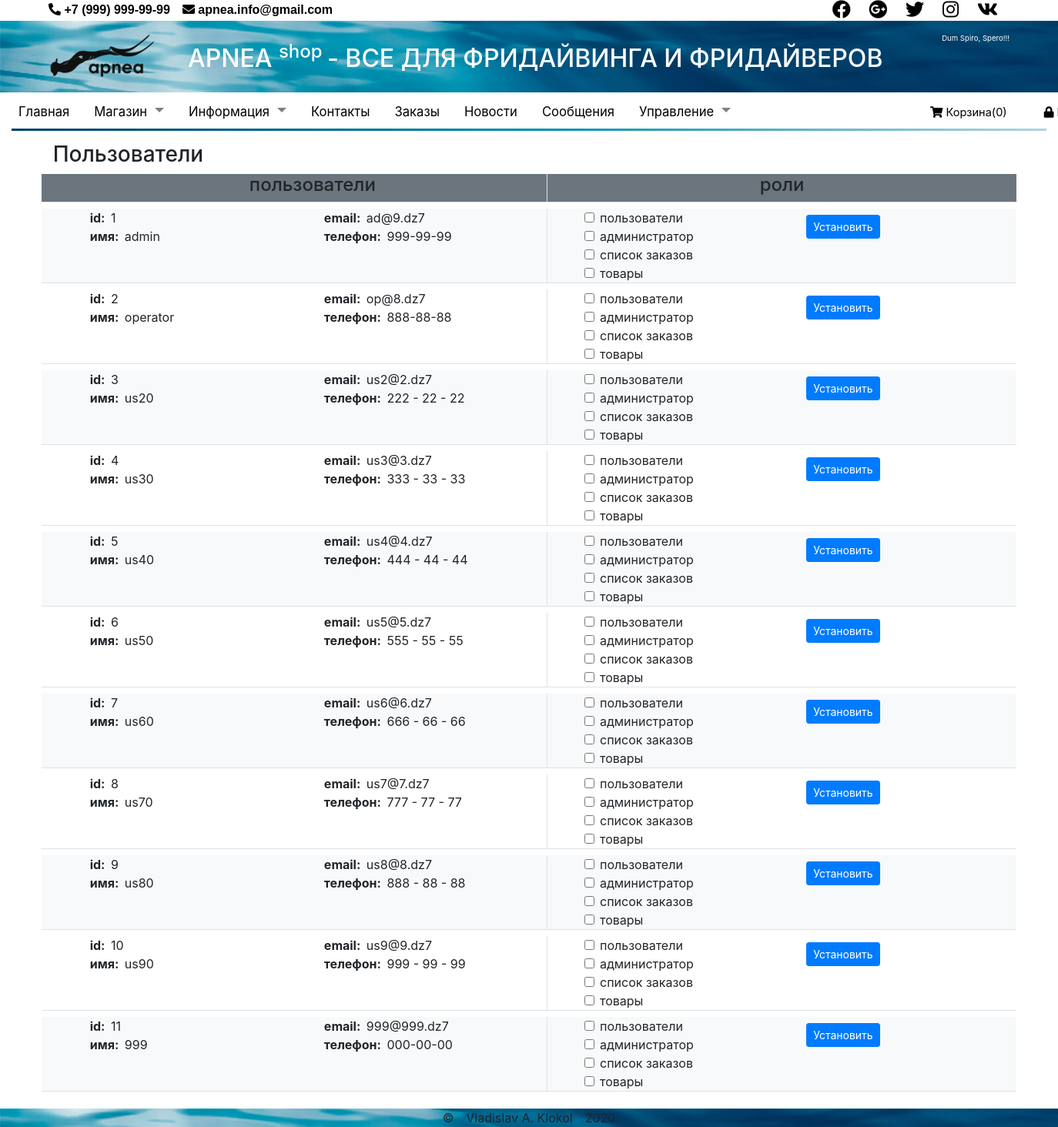
The app's page /views/admin/users.php, older data.
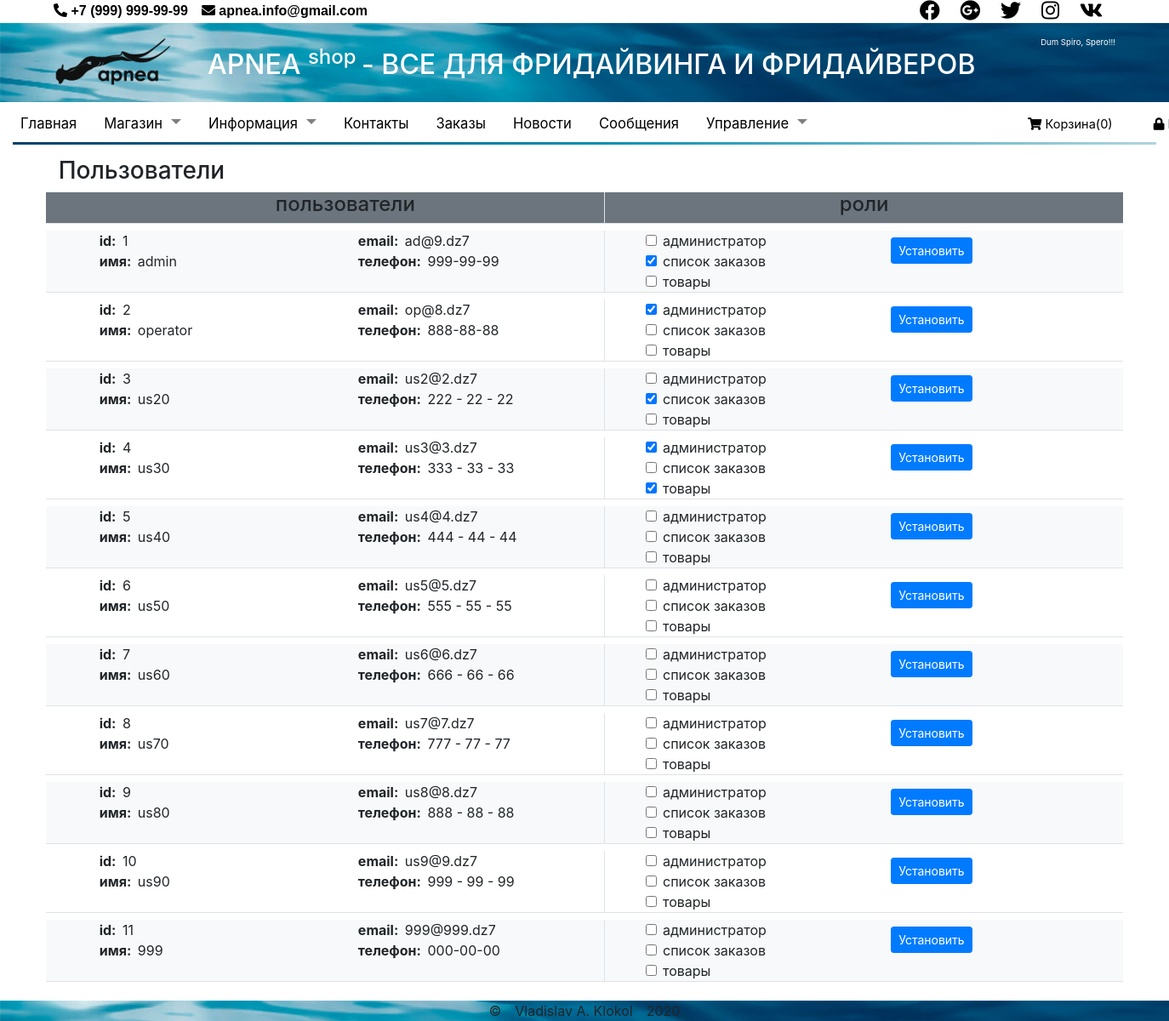
The same page, newer data.
### tables this page shows
CREATE TABLE `users` (
  `id` int(11) NOT NULL,
  `user` varchar(255) NOT NULL,
  `email` varchar(255) NOT NULL,
  `phone` varchar(20) DEFAULT NULL,
  `password` char(60) NOT NULL
);

CREATE TABLE `groups` (
  `id` int(3) NOT NULL,
  `name` varchar(50) NOT NULL,
  `description` text
);

### views/layouts/index.php (called while the page is built, shortened)
<?php
require $_SERVER['DOCUMENT_ROOT'] . '/module/pdo_db.php';
require $_SERVER['DOCUMENT_ROOT'] . '/module/pdo_query.php';
$requestUri = $_SERVER['REQUEST_URI'];
if (isset($_SESSION['basket'])) {
    $inBasket = count($_SESSION['basket']);
} else {
    $inBasket = 0;
}
?>

### module/pdo_query.php (called while the page is built, shortened)
<?php
function getTable(object $pdo, string $table, string $where = "1", $sort = "", $limit = ""): array
{
    $sql = "SELECT * FROM `$table`
    WHERE " . ($where == "" ? 1 : "$where")
        . ($sort == "" ? "" : " ORDER BY $sort")
        . ($limit == "" ? "" : " LIMIT $limit");
    $stmt = $pdo->prepare($sql);
    $stmt->execute();
    return $stmt->fetchAll();
}

### views/admin/users.php (the view, shortened to what this page needs)
<?php
require $_SERVER['DOCUMENT_ROOT'] . '/views/layouts/index.php';
$users = getTable($pdo, 'users');
$groups = getTable($pdo, 'groups');
$groupUser = getTable($pdo, 'group_user');
require  $_SERVER['DOCUMENT_ROOT'] . '/views/layouts/header.php';
?>
<h3>Пользователи</h3>
<div class="row border-bottom mb-2 mt-2 pl-5 bg-secondary">
    <div class="col-6 text-center border-right">
        <h4>пользователи</h4>
    </div>
    <div class="col-6 text-center">
        <h4>роли</h4>
    </div>
</div>
<?php
$bg = 'bg-light';
foreach ($users as $user) { ?>
    <div class="row border-bottom mb-2 mt-2  pl-5 <?php
                                                    echo ($bg);
                                                    $bg = $bg == '' ? 'bg-light' : '';
                                                    $id = $user["id"];
                                                    $userGrop = array_filter($groupUser, function ($elm) use ($id) {
                                                        return $elm['user_id'] == $id;
                                                    });
                                                    $colGroupId=array_column($userGrop,'group_id');
                                                    ?>">
        <div class="col-6 border-right">
            <div class="row">
                <div class="col-6">
                    <div><strong>id:&nbsp;&nbsp;</strong><?= $user['id'] ?></div>
                    <div><strong>имя:&nbsp;&nbsp;</strong><?= $user['user'] ?></div>
                </div>
                <div class="col-6">
                    <div><strong>email:&nbsp;&nbsp;</strong><?= $user['email'] ?></div>
                    <div><strong>телефон:&nbsp;&nbsp;</strong><?= $user['phone'] ?></div>
                </div>
            </div>
        </div>
        <div class="col-6 pl-5">
            <form method="POST" class="row">
                <div class="col-6">
                    <?php foreach ($groups as $group) { ?>
                        <div class="form-check">
                            <input class="form-check-input" name="checkBox[]" value="<?= $group['id'] ?>" type="checkbox" <?=(in_array($group['id'],$colGroupId)?'checked':'')?> >
                            <label class="form-check-label">
                                <?= $group['description'] ?>
                            </label>
                        </div>
                    <?php } ?>
                </div>
                <div class="col-6 pt-2 text-left">
                    <button type="submit" class="btn btn-primary btn-sm" name="setRole" value="set">Установить</button>
                </div>
            </form>
        </div>
    </div>
<?php } ?>
<?php require $_SERVER['DOCUMENT_ROOT'] . '/views/layouts/footer.php';

### views/layouts/header.php (shortened to what this page needs)
<!DOCTYPE html>
<html lang="en">
<head>
    <link rel="stylesheet" href="/css/reset.css">
    <link rel="stylesheet" href="/css/owl.carousel.min.css">
    <link rel="stylesheet" href="/css/owl.theme.default.min.css">
    <link rel="stylesheet" href="/css/all.min.css">
    <link rel="stylesheet" href="/css/bootstrap.min.css">
    <link rel="stylesheet" href="/css/style.css">
</head>
<body>
    <header class="container-fluid header">
        <div class="row d-flex ml-5 mr-5 header-contact-info">
            <ul class="nav nav-pill col-sm-6">
                <li class="mr-3 ">
                    <a href="#">
                        <span class="contactinfo">
                            <i class="fa fa-phone-alt"></i> +7 (999) 999-99-99
                        </span>
                    </a>
                </li>
                <li>
                    <a href="#">
                        <span class="contactinfo">
                            <i class="fa fa-envelope"></i> apnea.info@gmail.com
                        </span>
                    </a>
                </li>
            </ul>
            <div class="col">
                <ul class="nav navbar-pills text-right float-right">
                    <li>
                        <a href="#">
                            <i class="fab fa-facebook  social-icons mr-4"></i>
                        </a>
                    </li>
                    <li>
                        <a href="#">
                            <i class="fab fa-google-plus  social-icons mr-4"></i>
                        </a>
                    </li>
                    <li>
                        <a href="#">
                            <i class="fab fa-twitter  social-icons mr-4"></i>
                        </a>
                    </li>
                    <li>
                        <a href="#">
                            <i class="fab fa-instagram  social-icons mr-4"></i>
                        </a>
                    </li>
                    <li">
                        <a href="#">
                            <i class="fab fa-vk  social-icons"></i>
                        </a>
                </ul>
            </div>
        </div>
        <div class="row d-flex justify-content-between header-logo pt-3 pb-3">
            <div class="col-sm-2">
                <div class="logo ml-5">
                    <a href="/"><img src="/images/logo.png" alt="" /></a>
                </div>
            </div>
            <div class="col">
                <div class="text-right slogan-shop mr-5">Dum Spiro, Spero!!! </div>
                <h2 class="text-left text-white">APNEA <sup> shop </sup> - ВСЕ ДЛЯ ФРИДАЙВИНГА И ФРИДАЙВЕРОВ</h2>
            </div>
        </div>
        <div class="header-menu d-flex justify-content-around">
            <nav class="row navbar navbar-expand-lg navbar-light pt-0 pb-0">
                <div class="collapse navbar-collapse justify-content-start" id="navbarNavDropdown">
                    <ul class="navbar-nav">
                        <li class="nav-item mr-3">
                            <a class="nav-link" href="/">
                                <span class="item-menu <?= ($requestUri == '/' ? 'active' : '') ?>">
                                    Главная <span class="sr-only">(current)</span>
                                </span>
                            </a>
                        </li>
                        <li class="nav-item dropdown mr-3">
                            <a class="nav-link dropdown-toggle" href="#" id="navbarDropdownMenuLink" data-toggle="dropdown" aria-haspopup="true" aria-expanded="false">
                                <span class="item-menu <?= ($requestUri == '/views/service/delivery.php' || $requestUri == '/views/catalog/' ? 'active' : '') ?>">
                                    Магазин
                                </span>
                            </a>
                        </li>
                        <li class="nav-item dropdown mr-3">
                            <a class="nav-link dropdown-toggle" href="#" id="navbarDropdownMenuLink" data-toggle="dropdown" aria-haspopup="true" aria-expanded="false">
                                <span class="item-menu <?= ($requestUri == '/views/service/about.php' ||  $requestUri == '/views/service/news.php' || $requestUri == '/views/service/messages.php' ? 'active' : '') ?>">
                                    Информация
                                </span>
                            </a>
                        </li>
                        <li class="nav-item mr-3">
                            <a class="nav-link" href="/views/service/contact.php">
                                <span class="item-menu <?= ($requestUri == '/views/service/contact.php' ? 'active' : '') ?>">
                                    Контакты
                                </span>
                            </a>
                        </li>
                        <li class="nav-item mr-3">
                            <a class="nav-link" href="/views/admin/orders.php">
                                <span class="item-menu">
                                    Заказы
                                </span>
                            </a>
                        </li>
                        <li class="nav-item mr-3">
                            <a class="nav-link" href="/views/admin/news.php">
                                <span class="item-menu">
                                    Новости
                                </span>
                            </a>
                        </li>
                        <li class="nav-item mr-3">
                            <a class="nav-link" href="/views/admin/messages.php">
                                <span class="item-menu">
                                    Сообщения
                                </span>
                            </a>
                        </li>
                        <li class="nav-item dropdown mr-3">
                            <a class="nav-link dropdown-toggle" href="#" id="navbarDropdownMenuLink" data-toggle="dropdown" aria-haspopup="true" aria-expanded="false">
                                <span class="item-menu">
                                    Управление
                                </span>
                            </a>
                        </li>
                    </ul>
                </div>
            </nav>
            <div class="col-sm-4 align-self-center">
                <ul class="nav navbar-nav float-right d-flex flex-row">
                    <li class="mr-5">
                        <a href="/views/order/">
                            <span class="header-enter">
                                <i class="fa fa-shopping-cart"></i>
                                Корзина(<span id="cart-count"><?= $inBasket ?></span>)
                            </span>
                        </a>
                    </li>
                    <li>
                        <a href="/user/login/">
                            <span class="header-enter">
                                <i class="fa fa-lock"></i>
                            </span>
                        </a>
                    </li>
                </ul>
            </div>
        </div>
        <hr class="hr-horizontal-gradient mt-0 mb-0">
    </header>
    <main class="container-fluid main-container">

### views/layouts/footer.php (shortened to what this page needs)
</main>
<footer class="container-fluid footer text-center">
            <div>&copy;&emsp;Vladislav A. Klokol&emsp;2020</div>
        </footer>
</body>
</html>

### css/style.css (style rules this page uses)
.header-logo, .footer { background-image: url("../images/water-banner-header.jpg"); }
header { background-color: #fff; }
.slogan-shop { font-size: 0.6em; color: #fff; }
.contactinfo { font-size: 1em; color: #000; font-family: Arial, Helvetica, sans-serif; font-weight: bold; }
.social-icons { font-size: 1.5em; color: #000; }
.navbar-nav { font-size: 1.3em; }
.header-enter { color: #000; font-size: 0.7em; }
.item-menu, .item-submenu { color: #000; font-weight: normal; font-size: 0.8em; }
.hr-horizontal-gradient { height: 3px; border: none; background: linear-gradient(45deg, #01406b, #028eaf, #b0d5de); }
.main-container { padding: 1% 5%; min-height: 82vh; }

Row changes from the older to the newer data that the page shows:
removed groups: description "пользователи"
computed for groups "администратор": id "☐" → "☑"
computed for groups "список заказов": id "☐" → "☑"
computed for groups "товары": id "☐" → "☑"
